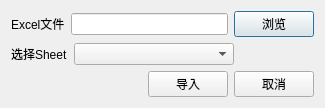
<?xml version="1.0" encoding="UTF-8"?>
<ui version="4.0">
 <class>ImportZySingle</class>
 <widget class="QDialog" name="ImportZySingle">
  <property name="geometry">
   <rect>
    <x>0</x>
    <y>0</y>
    <width>325</width>
    <height>102</height>
   </rect>
  </property>
  <property name="maximumSize">
   <size>
    <width>16777215</width>
    <height>120</height>
   </size>
  </property>
  <property name="windowTitle">
   <string>导入掌阅单本书书单</string>
  </property>
  <layout class="QVBoxLayout" name="verticalLayout">
   <item>
    <layout class="QHBoxLayout" name="horizontalLayout">
     <item>
      <widget class="QLabel" name="LabelXlsx">
       <property name="sizePolicy">
        <sizepolicy hsizetype="Fixed" vsizetype="Fixed">
         <horstretch>0</horstretch>
         <verstretch>0</verstretch>
        </sizepolicy>
       </property>
       <property name="text">
        <string>Excel文件</string>
       </property>
      </widget>
     </item>
     <item>
      <widget class="QLineEdit" name="LineEditXlsx"/>
     </item>
     <item>
      <widget class="QPushButton" name="ButtonScan">
       <property name="sizePolicy">
        <sizepolicy hsizetype="Fixed" vsizetype="Fixed">
         <horstretch>0</horstretch>
         <verstretch>0</verstretch>
        </sizepolicy>
       </property>
       <property name="maximumSize">
        <size>
         <width>80</width>
         <height>16777215</height>
        </size>
       </property>
       <property name="text">
        <string>浏览</string>
       </property>
      </widget>
     </item>
    </layout>
   </item>
   <item>
    <layout class="QHBoxLayout" name="horizontalLayout_2">
     <item>
      <widget class="QLabel" name="LabelSheet">
       <property name="sizePolicy">
        <sizepolicy hsizetype="Fixed" vsizetype="Fixed">
         <horstretch>0</horstretch>
         <verstretch>0</verstretch>
        </sizepolicy>
       </property>
       <property name="text">
        <string>选择Sheet</string>
       </property>
      </widget>
     </item>
     <item>
      <widget class="QComboBox" name="ComboBoxSheet"/>
     </item>
     <item>
      <spacer name="horizontalSpacer_2">
       <property name="orientation">
        <enum>Qt::Horizontal</enum>
       </property>
       <property name="sizeType">
        <enum>QSizePolicy::Fixed</enum>
       </property>
       <property name="sizeHint" stdset="0">
        <size>
         <width>80</width>
         <height>20</height>
        </size>
       </property>
      </spacer>
     </item>
    </layout>
   </item>
   <item>
    <layout class="QHBoxLayout" name="horizontalLayout_3">
     <item>
      <spacer name="horizontalSpacer">
       <property name="orientation">
        <enum>Qt::Horizontal</enum>
       </property>
       <property name="sizeHint" stdset="0">
        <size>
         <width>40</width>
         <height>20</height>
        </size>
       </property>
      </spacer>
     </item>
     <item>
      <widget class="QPushButton" name="ButtonOk">
       <property name="text">
        <string>导入</string>
       </property>
      </widget>
     </item>
     <item>
      <widget class="QPushButton" name="ButtonCancel">
       <property name="text">
        <string>取消</string>
       </property>
      </widget>
     </item>
    </layout>
   </item>
  </layout>
 </widget>
 <resources/>
 <connections>
  <connection>
   <sender>ButtonOk</sender>
   <signal>clicked()</signal>
   <receiver>ImportZySingle</receiver>
   <slot>accept()</slot>
   <hints>
    <hint type="sourcelabel">
     <x>192</x>
     <y>86</y>
    </hint>
    <hint type="destinationlabel">
     <x>194</x>
     <y>99</y>
    </hint>
   </hints>
  </connection>
  <connection>
   <sender>ButtonCancel</sender>
   <signal>clicked()</signal>
   <receiver>ImportZySingle</receiver>
   <slot>reject()</slot>
   <hints>
    <hint type="sourcelabel">
     <x>293</x>
     <y>89</y>
    </hint>
    <hint type="destinationlabel">
     <x>295</x>
     <y>104</y>
    </hint>
   </hints>
  </connection>
 </connections>
</ui>
